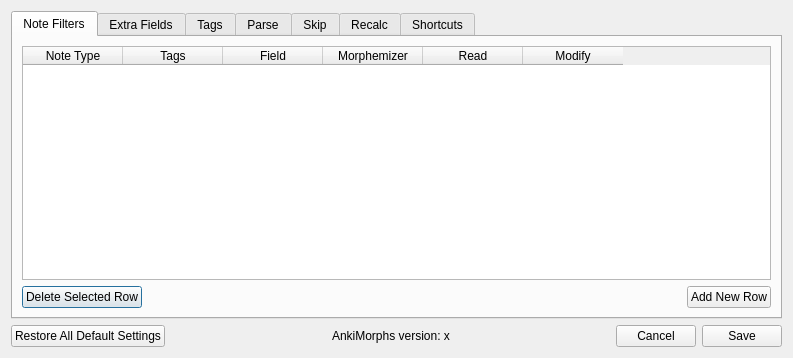
<?xml version="1.0" encoding="UTF-8"?>
<ui version="4.0">
 <class>SettingsDialog</class>
 <widget class="QDialog" name="SettingsDialog">
  <property name="windowModality">
   <enum>Qt::NonModal</enum>
  </property>
  <property name="geometry">
   <rect>
    <x>0</x>
    <y>0</y>
    <width>793</width>
    <height>358</height>
   </rect>
  </property>
  <property name="windowTitle">
   <string>AnkiMorph Settings</string>
  </property>
  <layout class="QVBoxLayout" name="verticalLayout_2">
   <item>
    <layout class="QVBoxLayout" name="verticalLayout">
     <item>
      <widget class="QTabWidget" name="tabWidget">
       <property name="currentIndex">
        <number>0</number>
       </property>
       <widget class="QWidget" name="note_filters_tab">
        <attribute name="title">
         <string>Note Filters</string>
        </attribute>
        <layout class="QVBoxLayout" name="verticalLayout_4">
         <item>
          <layout class="QVBoxLayout" name="verticalLayout_3">
           <item>
            <widget class="QTableWidget" name="note_filters_table">
             <column>
              <property name="text">
               <string>Note Type</string>
              </property>
             </column>
             <column>
              <property name="text">
               <string>Tags</string>
              </property>
             </column>
             <column>
              <property name="text">
               <string>Field</string>
              </property>
             </column>
             <column>
              <property name="text">
               <string>Morphemizer</string>
              </property>
             </column>
             <column>
              <property name="text">
               <string>Read</string>
              </property>
             </column>
             <column>
              <property name="text">
               <string>Modify</string>
              </property>
             </column>
            </widget>
           </item>
           <item>
            <layout class="QHBoxLayout" name="horizontalLayout_2">
             <item>
              <widget class="QPushButton" name="delete_row_button">
               <property name="text">
                <string>Delete Selected Row</string>
               </property>
              </widget>
             </item>
             <item>
              <spacer name="horizontalSpacer_3">
               <property name="orientation">
                <enum>Qt::Horizontal</enum>
               </property>
               <property name="sizeHint" stdset="0">
                <size>
                 <width>40</width>
                 <height>20</height>
                </size>
               </property>
              </spacer>
             </item>
             <item>
              <widget class="QPushButton" name="add_new_row_button">
               <property name="text">
                <string>Add New Row</string>
               </property>
              </widget>
             </item>
            </layout>
           </item>
          </layout>
         </item>
        </layout>
       </widget>
       <widget class="QWidget" name="extra_fields_tab">
        <attribute name="title">
         <string>Extra Fields</string>
        </attribute>
        <layout class="QVBoxLayout" name="verticalLayout_6">
         <item>
          <layout class="QVBoxLayout" name="verticalLayout_5">
           <item>
            <widget class="QTableWidget" name="extra_fields_table">
             <column>
              <property name="text">
               <string>Note Type</string>
              </property>
             </column>
             <column>
              <property name="text">
               <string>Focus Morph</string>
              </property>
             </column>
             <column>
              <property name="text">
               <string>Highlighted</string>
              </property>
             </column>
             <column>
              <property name="text">
               <string>Difficulty</string>
              </property>
             </column>
            </widget>
           </item>
          </layout>
         </item>
        </layout>
       </widget>
       <widget class="QWidget" name="tags_tab">
        <attribute name="title">
         <string>Tags</string>
        </attribute>
        <layout class="QVBoxLayout" name="verticalLayout_12">
         <item>
          <layout class="QVBoxLayout" name="verticalLayout_10">
           <item>
            <layout class="QHBoxLayout" name="horizontalLayout_4">
             <item>
              <layout class="QVBoxLayout" name="verticalLayout_8">
               <item>
                <widget class="QLabel" name="label_2">
                 <property name="text">
                  <string>One unknown morph</string>
                 </property>
                </widget>
               </item>
               <item>
                <widget class="QLabel" name="label_3">
                 <property name="text">
                  <string>Multiple Unknown morphs</string>
                 </property>
                </widget>
               </item>
               <item>
                <widget class="QLabel" name="label_4">
                 <property name="text">
                  <string>All morphs known</string>
                 </property>
                </widget>
               </item>
              </layout>
             </item>
             <item>
              <layout class="QVBoxLayout" name="verticalLayout_7">
               <item>
                <widget class="QLineEdit" name="ready_tag_input"/>
               </item>
               <item>
                <widget class="QLineEdit" name="not_read_tag_input"/>
               </item>
               <item>
                <widget class="QLineEdit" name="known_tag_input"/>
               </item>
              </layout>
             </item>
             <item>
              <spacer name="horizontalSpacer_4">
               <property name="orientation">
                <enum>Qt::Horizontal</enum>
               </property>
               <property name="sizeHint" stdset="0">
                <size>
                 <width>40</width>
                 <height>20</height>
                </size>
               </property>
              </spacer>
             </item>
            </layout>
           </item>
           <item>
            <spacer name="verticalSpacer">
             <property name="orientation">
              <enum>Qt::Vertical</enum>
             </property>
             <property name="sizeHint" stdset="0">
              <size>
               <width>20</width>
               <height>40</height>
              </size>
             </property>
            </spacer>
           </item>
           <item>
            <layout class="QHBoxLayout" name="horizontalLayout_7">
             <item>
              <widget class="QPushButton" name="restore_tags_defaults_button">
               <property name="text">
                <string>Restore Default Tags Settings</string>
               </property>
              </widget>
             </item>
             <item>
              <spacer name="horizontalSpacer_5">
               <property name="orientation">
                <enum>Qt::Horizontal</enum>
               </property>
               <property name="sizeHint" stdset="0">
                <size>
                 <width>40</width>
                 <height>20</height>
                </size>
               </property>
              </spacer>
             </item>
            </layout>
           </item>
          </layout>
         </item>
        </layout>
       </widget>
       <widget class="QWidget" name="parse_tab">
        <attribute name="title">
         <string>Parse</string>
        </attribute>
        <layout class="QVBoxLayout" name="verticalLayout_13">
         <item>
          <layout class="QVBoxLayout" name="verticalLayout_9">
           <item>
            <widget class="QCheckBox" name="parse_ignore_quotation_marks_input">
             <property name="text">
              <string>ignore quotation marks (&quot;&quot;, »«)</string>
             </property>
            </widget>
           </item>
           <item>
            <widget class="QCheckBox" name="parse_ignore_bracket_contents_input">
             <property name="text">
              <string>ignore content in square brackets []</string>
             </property>
            </widget>
           </item>
           <item>
            <widget class="QCheckBox" name="parse_ignore_round_bracket_contents_input">
             <property name="text">
              <string>ignore content in round brackets（）</string>
             </property>
            </widget>
           </item>
           <item>
            <widget class="QCheckBox" name="parse_ignore_slim_round_bracket_contents_input">
             <property name="text">
              <string>ignore content in slim round brackets ()</string>
             </property>
            </widget>
           </item>
           <item>
            <widget class="QCheckBox" name="parse_ignore_proper_nouns_input">
             <property name="text">
              <string>Ignore proper nouns (names)</string>
             </property>
            </widget>
           </item>
           <item>
            <widget class="QCheckBox" name="parse_ignore_suspended_cards_content_input">
             <property name="text">
              <string>Ignore suspended cards</string>
             </property>
            </widget>
           </item>
          </layout>
         </item>
         <item>
          <spacer name="verticalSpacer_2">
           <property name="orientation">
            <enum>Qt::Vertical</enum>
           </property>
           <property name="sizeHint" stdset="0">
            <size>
             <width>20</width>
             <height>40</height>
            </size>
           </property>
          </spacer>
         </item>
         <item>
          <layout class="QHBoxLayout" name="horizontalLayout_8">
           <item>
            <widget class="QPushButton" name="restore_parse_defaults_button">
             <property name="text">
              <string>Restore Default Parse Settings</string>
             </property>
            </widget>
           </item>
           <item>
            <spacer name="horizontalSpacer_7">
             <property name="orientation">
              <enum>Qt::Horizontal</enum>
             </property>
             <property name="sizeHint" stdset="0">
              <size>
               <width>40</width>
               <height>20</height>
              </size>
             </property>
            </spacer>
           </item>
          </layout>
         </item>
        </layout>
       </widget>
       <widget class="QWidget" name="skip_tab">
        <attribute name="title">
         <string>Skip</string>
        </attribute>
        <layout class="QVBoxLayout" name="verticalLayout_20">
         <item>
          <layout class="QVBoxLayout" name="verticalLayout_11">
           <item>
            <widget class="QCheckBox" name="skip_stale_cards_input">
             <property name="text">
              <string>Skip cards with only known morphs</string>
             </property>
            </widget>
           </item>
           <item>
            <widget class="QCheckBox" name="skip_unknown_morph_seen_today_cards_input">
             <property name="text">
              <string>Skip cards that have unknown morphs already seen today</string>
             </property>
            </widget>
           </item>
           <item>
            <widget class="QCheckBox" name="skip_show_num_of_skipped_cards_input">
             <property name="text">
              <string>Show &quot;skipped x cards&quot; notifications</string>
             </property>
            </widget>
           </item>
          </layout>
         </item>
         <item>
          <spacer name="verticalSpacer_4">
           <property name="orientation">
            <enum>Qt::Vertical</enum>
           </property>
           <property name="sizeHint" stdset="0">
            <size>
             <width>20</width>
             <height>40</height>
            </size>
           </property>
          </spacer>
         </item>
         <item>
          <layout class="QHBoxLayout" name="horizontalLayout_11">
           <item>
            <widget class="QPushButton" name="restore_skip_defaults_button">
             <property name="text">
              <string>Restore Default Skip Settings</string>
             </property>
            </widget>
           </item>
           <item>
            <spacer name="horizontalSpacer_12">
             <property name="orientation">
              <enum>Qt::Horizontal</enum>
             </property>
             <property name="sizeHint" stdset="0">
              <size>
               <width>40</width>
               <height>20</height>
              </size>
             </property>
            </spacer>
           </item>
          </layout>
         </item>
        </layout>
       </widget>
       <widget class="QWidget" name="recalc_tab">
        <attribute name="title">
         <string>Recalc</string>
        </attribute>
        <layout class="QVBoxLayout" name="verticalLayout_18">
         <item>
          <layout class="QVBoxLayout" name="verticalLayout_17">
           <item>
            <layout class="QHBoxLayout" name="horizontalLayout_6">
             <property name="topMargin">
              <number>10</number>
             </property>
             <item>
              <widget class="QLabel" name="label_16">
               <property name="text">
                <string>Min. interval for known morphs:</string>
               </property>
              </widget>
             </item>
             <item>
              <widget class="QSpinBox" name="recalc_interval_known_input"/>
             </item>
             <item>
              <widget class="QLabel" name="label_17">
               <property name="text">
                <string>days</string>
               </property>
              </widget>
             </item>
             <item>
              <spacer name="horizontalSpacer_13">
               <property name="orientation">
                <enum>Qt::Horizontal</enum>
               </property>
               <property name="sizeHint" stdset="0">
                <size>
                 <width>40</width>
                 <height>20</height>
                </size>
               </property>
              </spacer>
             </item>
            </layout>
           </item>
           <item>
            <layout class="QVBoxLayout" name="verticalLayout_14">
             <property name="topMargin">
              <number>10</number>
             </property>
             <item>
              <widget class="QLabel" name="label_5">
               <property name="text">
                <string>Prioritize morphs based on:</string>
               </property>
              </widget>
             </item>
             <item>
              <widget class="QRadioButton" name="recalc_prioritize_collection_input">
               <property name="text">
                <string>Frequency in card collection</string>
               </property>
              </widget>
             </item>
            </layout>
           </item>
           <item>
            <spacer name="verticalSpacer_3">
             <property name="orientation">
              <enum>Qt::Vertical</enum>
             </property>
             <property name="sizeHint" stdset="0">
              <size>
               <width>17</width>
               <height>37</height>
              </size>
             </property>
            </spacer>
           </item>
           <item>
            <layout class="QHBoxLayout" name="horizontalLayout_9">
             <item>
              <widget class="QPushButton" name="restore_recalc_defaults_button">
               <property name="text">
                <string>Restore Default Recalc Settings</string>
               </property>
              </widget>
             </item>
             <item>
              <spacer name="horizontalSpacer_8">
               <property name="orientation">
                <enum>Qt::Horizontal</enum>
               </property>
               <property name="sizeHint" stdset="0">
                <size>
                 <width>40</width>
                 <height>20</height>
                </size>
               </property>
              </spacer>
             </item>
            </layout>
           </item>
          </layout>
         </item>
        </layout>
       </widget>
       <widget class="QWidget" name="shortcuts_tab">
        <attribute name="title">
         <string>Shortcuts</string>
        </attribute>
        <layout class="QVBoxLayout" name="verticalLayout_19">
         <item>
          <layout class="QHBoxLayout" name="horizontalLayout_5">
           <item>
            <layout class="QVBoxLayout" name="verticalLayout_16">
             <item>
              <widget class="QLabel" name="label_14">
               <property name="text">
                <string>Run recalc</string>
               </property>
              </widget>
             </item>
             <item>
              <widget class="QLabel" name="label_13">
               <property name="text">
                <string>Open settings</string>
               </property>
              </widget>
             </item>
             <item>
              <widget class="QLabel" name="label_8">
               <property name="text">
                <string>Browse ready cards with same unknown morph</string>
               </property>
              </widget>
             </item>
             <item>
              <widget class="QLabel" name="label_9">
               <property name="text">
                <string>Browse all cards with same unknown morph</string>
               </property>
              </widget>
             </item>
             <item>
              <widget class="QLabel" name="label_10">
               <property name="text">
                <string>Set card as known and skip</string>
               </property>
              </widget>
             </item>
             <item>
              <widget class="QLabel" name="label_11">
               <property name="text">
                <string>Learn card now</string>
               </property>
              </widget>
             </item>
             <item>
              <widget class="QLabel" name="label_12">
               <property name="text">
                <string>View card morphemes</string>
               </property>
              </widget>
             </item>
            </layout>
           </item>
           <item>
            <layout class="QVBoxLayout" name="verticalLayout_15">
             <item>
              <widget class="QKeySequenceEdit" name="shortcut_recalc_input"/>
             </item>
             <item>
              <widget class="QKeySequenceEdit" name="shortcut_settings_input"/>
             </item>
             <item>
              <widget class="QKeySequenceEdit" name="shortcut_browse_ready_same_unknown_input"/>
             </item>
             <item>
              <widget class="QKeySequenceEdit" name="shortcut_browse_all_same_unknown_input"/>
             </item>
             <item>
              <widget class="QKeySequenceEdit" name="shortcut_known_and_skip_input"/>
             </item>
             <item>
              <widget class="QKeySequenceEdit" name="shortcut_learn_now_input"/>
             </item>
             <item>
              <widget class="QKeySequenceEdit" name="shortcut_view_morphs_input"/>
             </item>
            </layout>
           </item>
           <item>
            <spacer name="horizontalSpacer_6">
             <property name="orientation">
              <enum>Qt::Horizontal</enum>
             </property>
             <property name="sizeHint" stdset="0">
              <size>
               <width>40</width>
               <height>20</height>
              </size>
             </property>
            </spacer>
           </item>
          </layout>
         </item>
         <item>
          <spacer name="verticalSpacer_5">
           <property name="orientation">
            <enum>Qt::Vertical</enum>
           </property>
           <property name="sizeHint" stdset="0">
            <size>
             <width>20</width>
             <height>40</height>
            </size>
           </property>
          </spacer>
         </item>
         <item>
          <layout class="QHBoxLayout" name="horizontalLayout_10">
           <item>
            <widget class="QPushButton" name="restore_shortcut_defaults_button">
             <property name="text">
              <string>Restore Default Shortcut Settings</string>
             </property>
            </widget>
           </item>
           <item>
            <spacer name="horizontalSpacer_11">
             <property name="orientation">
              <enum>Qt::Horizontal</enum>
             </property>
             <property name="sizeHint" stdset="0">
              <size>
               <width>40</width>
               <height>20</height>
              </size>
             </property>
            </spacer>
           </item>
          </layout>
         </item>
        </layout>
       </widget>
      </widget>
     </item>
     <item>
      <layout class="QHBoxLayout" name="horizontalLayout">
       <item>
        <widget class="QPushButton" name="restore_all_defaults_button">
         <property name="text">
          <string>Restore All Default Settings</string>
         </property>
        </widget>
       </item>
       <item>
        <spacer name="horizontalSpacer_2">
         <property name="orientation">
          <enum>Qt::Horizontal</enum>
         </property>
         <property name="sizeHint" stdset="0">
          <size>
           <width>40</width>
           <height>20</height>
          </size>
         </property>
        </spacer>
       </item>
       <item>
        <widget class="QLabel" name="ankimorphs_version_label">
         <property name="text">
          <string>AnkiMorphs version: x</string>
         </property>
        </widget>
       </item>
       <item>
        <spacer name="horizontalSpacer">
         <property name="orientation">
          <enum>Qt::Horizontal</enum>
         </property>
         <property name="sizeHint" stdset="0">
          <size>
           <width>40</width>
           <height>20</height>
          </size>
         </property>
        </spacer>
       </item>
       <item>
        <widget class="QPushButton" name="cancel_button">
         <property name="text">
          <string>Cancel</string>
         </property>
        </widget>
       </item>
       <item>
        <widget class="QPushButton" name="save_button">
         <property name="text">
          <string>Save</string>
         </property>
        </widget>
       </item>
      </layout>
     </item>
    </layout>
   </item>
  </layout>
 </widget>
 <resources/>
 <connections/>
</ui>
